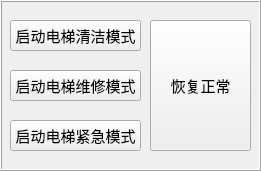
   <widget class="QFrame" name="f_sb">
    <property name="geometry">
     <rect>
      <x>390</x>
      <y>160</y>
      <width>261</width>
      <height>171</height>
     </rect>
    </property>
    <property name="frameShape">
     <enum>QFrame::Box</enum>
    </property>
    <property name="frameShadow">
     <enum>QFrame::Raised</enum>
    </property>
    <widget class="QPushButton" name="b_c">
     <property name="geometry">
      <rect>
       <x>10</x>
       <y>20</y>
       <width>131</width>
       <height>31</height>
      </rect>
     </property>
     <property name="font">
      <font>
       <family>等线 Light</family>
       <pointsize>11</pointsize>
       <weight>50</weight>
       <bold>false</bold>
      </font>
     </property>
     <property name="cursor">
      <cursorShape>PointingHandCursor</cursorShape>
     </property>
     <property name="text">
      <string>启动电梯清洁模式</string>
     </property>
    </widget>
    <widget class="QPushButton" name="b_f">
     <property name="geometry">
      <rect>
       <x>10</x>
       <y>70</y>
       <width>131</width>
       <height>31</height>
      </rect>
     </property>
     <property name="font">
      <font>
       <family>等线 Light</family>
       <pointsize>11</pointsize>
       <weight>50</weight>
       <bold>false</bold>
      </font>
     </property>
     <property name="cursor">
      <cursorShape>PointingHandCursor</cursorShape>
     </property>
     <property name="text">
      <string>启动电梯维修模式</string>
     </property>
    </widget>
    <widget class="QPushButton" name="b_e">
     <property name="geometry">
      <rect>
       <x>10</x>
       <y>120</y>
       <width>131</width>
       <height>31</height>
      </rect>
     </property>
     <property name="font">
      <font>
       <family>等线 Light</family>
       <pointsize>11</pointsize>
       <weight>50</weight>
       <bold>false</bold>
      </font>
     </property>
     <property name="cursor">
      <cursorShape>PointingHandCursor</cursorShape>
     </property>
     <property name="text">
      <string>启动电梯紧急模式</string>
     </property>
    </widget>
    <widget class="QPushButton" name="b_n">
     <property name="geometry">
      <rect>
       <x>150</x>
       <y>20</y>
       <width>101</width>
       <height>131</height>
      </rect>
     </property>
     <property name="font">
      <font>
       <family>等线 Light</family>
       <pointsize>11</pointsize>
       <weight>50</weight>
       <bold>false</bold>
      </font>
     </property>
     <property name="cursor">
      <cursorShape>PointingHandCursor</cursorShape>
     </property>
     <property name="text">
      <string>恢复正常</string>
     </property>
    </widget>
   </widget>
